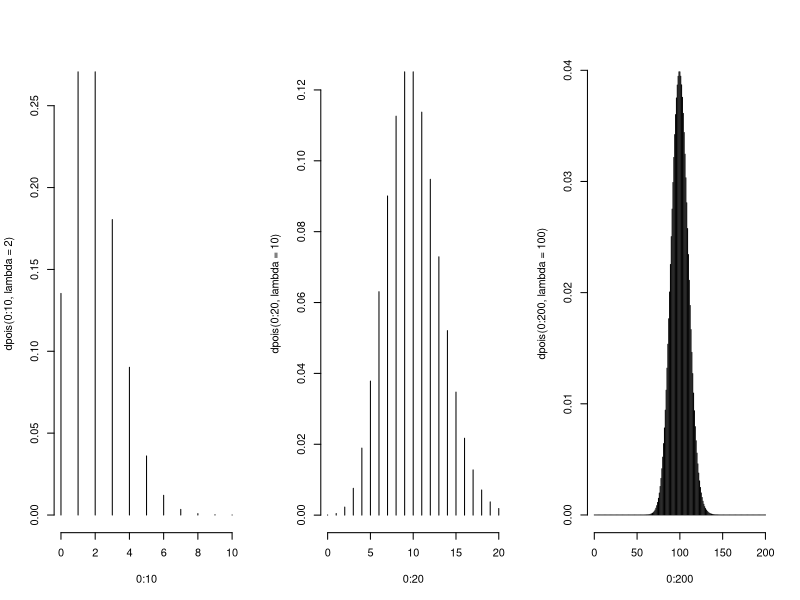

Write R code to recreate this figure.
## ---- chunk 1
knitr::opts_chunk$set(echo = TRUE)
## ---- chunk 2
par(mfrow = c(1, 3))
plot(0 : 10, dpois(0 : 10, lambda = 2), type = "h", frame = FALSE)
plot(0 : 20, dpois(0 : 20, lambda = 10), type = "h", frame = FALSE)
plot(0 : 200, dpois(0 : 200, lambda = 100), type = "h", frame = FALSE) 
## ---- chunk 3
x <- 0 : 10000; lambda = 3
mu <- sum(x * dpois(x, lambda = lambda))
sigmasq <- sum((x - mu)^2 * dpois(x, lambda = lambda))
c(mu, sigmasq)
